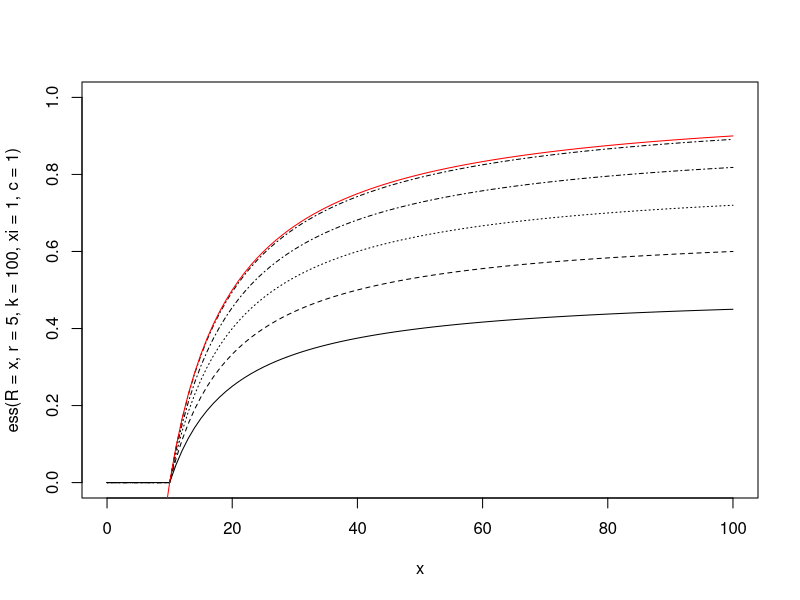
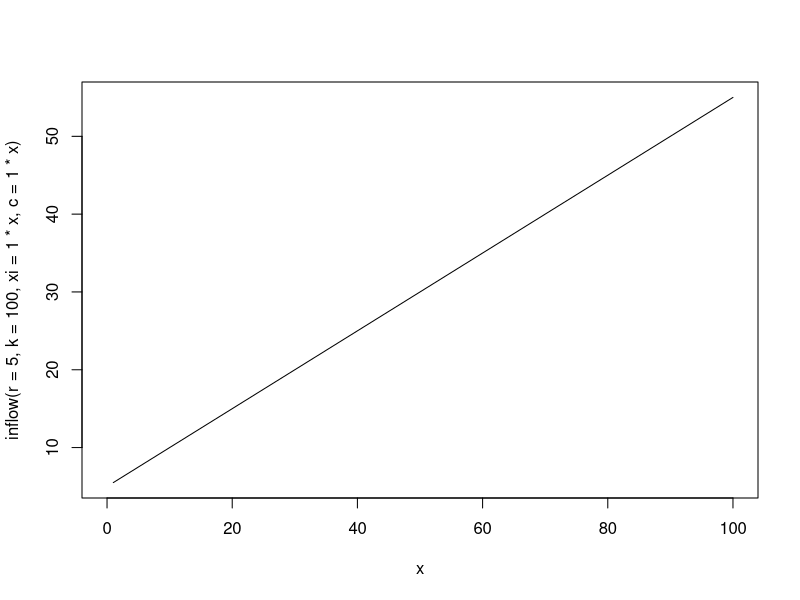
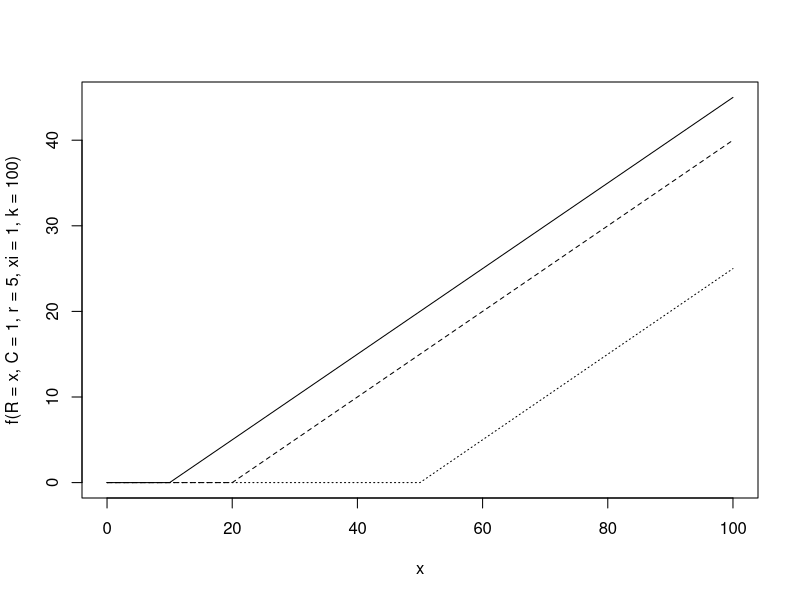
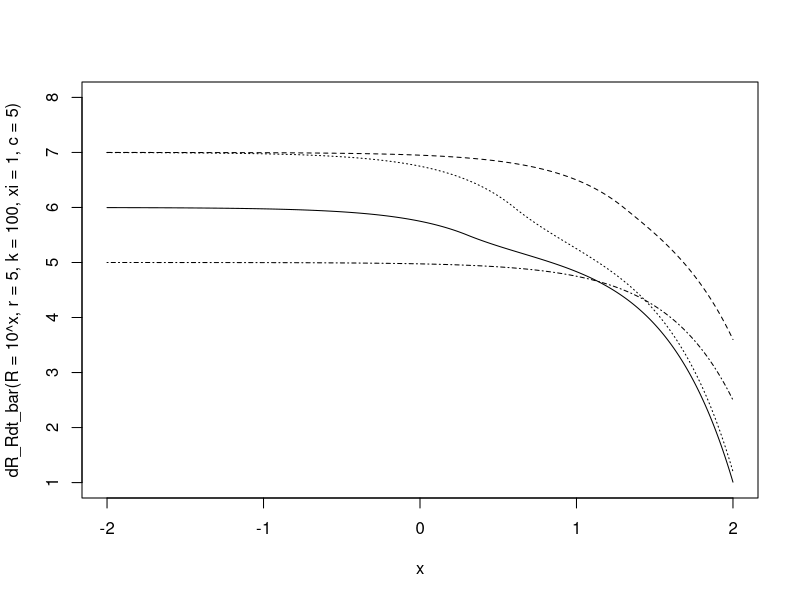
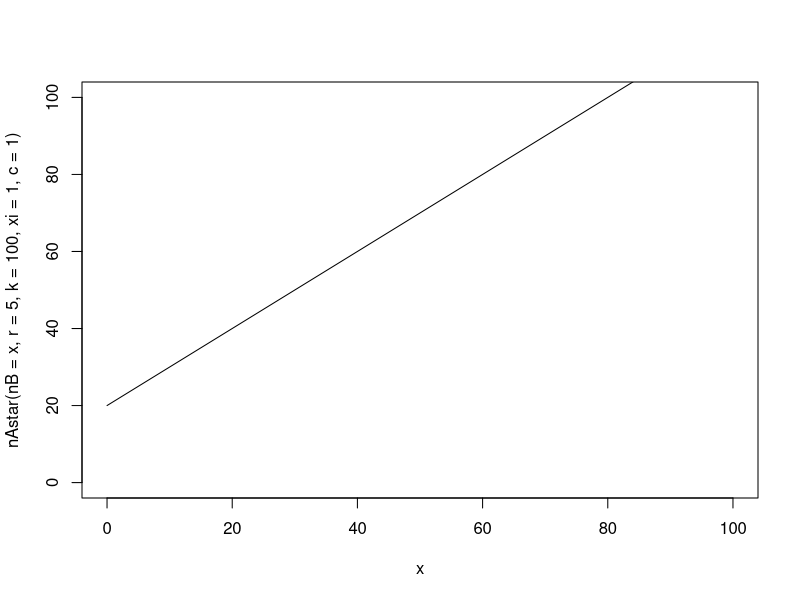
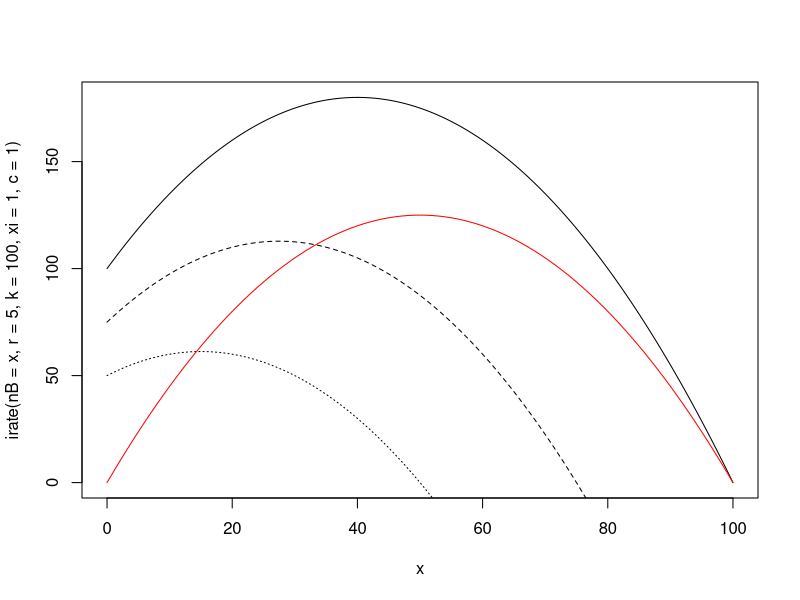

These charts were generated, in order, by the following R code:
### Effects of refuges on attack rates and functional response ###

ess <- function(R,r,k,xi,c){
  p <- 1/(1+c)*(c-xi*k/(2*r*R))
  p[p<=0] <- 0
  p[p>=1] <- 1
  return(p)
}

drdtheta <- function(R,r,k,xi,c,theta){
  2*r*R*(theta*(1+c)-c)/k - xi
}

Rstar <- function(r,k,xi,c){
  xi*k/(2*r*c)
}

dR_Rdt <- function(R,r,k,xi,c){
  r*(1-c*R/k) + xi
}

inflow <- function(r,k,xi,c){
  R_A <- Rstar(r,k,xi,c)
  dR_Rdt(R=R_A,r,k,xi,c)
}

thetastar <- function(c){
  c/(1+c)
}

curve(ess(R=x,r=5,k=100,xi=1,c=1),xlim=c(0,100),ylim=c(0,1))
curve(ess(R=x,r=5,k=100,xi=2,c=2),add=T,lty=2)
curve(ess(R=x,r=5,k=100,xi=4,c=4),add=T,lty=3)
curve(ess(R=x,r=5,k=100,xi=10,c=10),add=T,lty=4)
curve(ess(R=x,r=5,k=100,xi=100,c=100),add=T,lty=4)
curve((x-10)/x,add=T,col="red")

Rstar(r=5,k=100,xi=1,c=1)
curve(inflow(r=5,k=100,xi=1*x,c=1*x),xlim=c(0,100))
thetastar(c=100)

f <- function(R,C,r,k,xi=1,c=1){
  theta <- ess(R,r,k,xi*C,c)
  theta * R
}

curve(f(R=x,C=1,r=5,xi=1,k=100),xlim=c(0,100))
curve(f(R=x,C=2,r=5,xi=1,k=100),add=T,lty=2)
curve(f(R=x,C=5,r=5,xi=1,k=100),add=T,lty=3)

dR_Rdt_bar <- function(R,r,k,xi,c){
  theta <- ess(R,r,k,xi,c)
  (1-theta) * dR_Rdt((1-theta)*R,r,k,xi,c) + theta * dR_Rdt(theta*R,r,k,xi=0,c=1)
}

curve(dR_Rdt_bar(R=10^x,r=5,k=100,xi=1,c=5),xlim=c(-2,2),ylim=c(1,8),n=10^3)
curve(dR_Rdt_bar(R=10^x,r=5,k=100,xi=2,c=1),add=T,lty=2,n=10^3)
curve(dR_Rdt_bar(R=10^x,r=5,k=100,xi=2,c=5),add=T,lty=3,n=10^3)
curve(dR_Rdt_bar(R=10^x,r=5,k=100,xi=0,c=1),add=T,lty=4,n=10^3)

nAstar <- function(nB,r,k,xi,c){
  1/c*(xi*k/r+nB)
}
curve(nAstar(nB=x,r=5,k=100,xi=1,c=1),xlim=c(0,100),ylim=c(0,100),n=10^3)

irate <- function(nB,r,k,xi,c){
  nA <- nAstar(nB,r,k,xi,c)
  dR_Rdt(nA,r,k,xi,c) * nA
}
curve(irate(nB=x,r=5,k=100,xi=1,c=1),xlim=c(0,100),n=10^3)
curve(irate(nB=x,r=0.75*5,k=0.75*100,xi=1,c=1),add=T,lty=2)
curve(irate(nB=x,r=0.5*5,k=0.5*100,xi=1,c=1),add=T,lty=3)
curve(irate(nB=x,r=5,k=100,xi=0,c=1),add=T,col="red")
  # but this assumes that all individuals produced by A will move to B
  # how to siphon-off the individuals that stay in A, 
  # (as well as those that move from B->A)?
